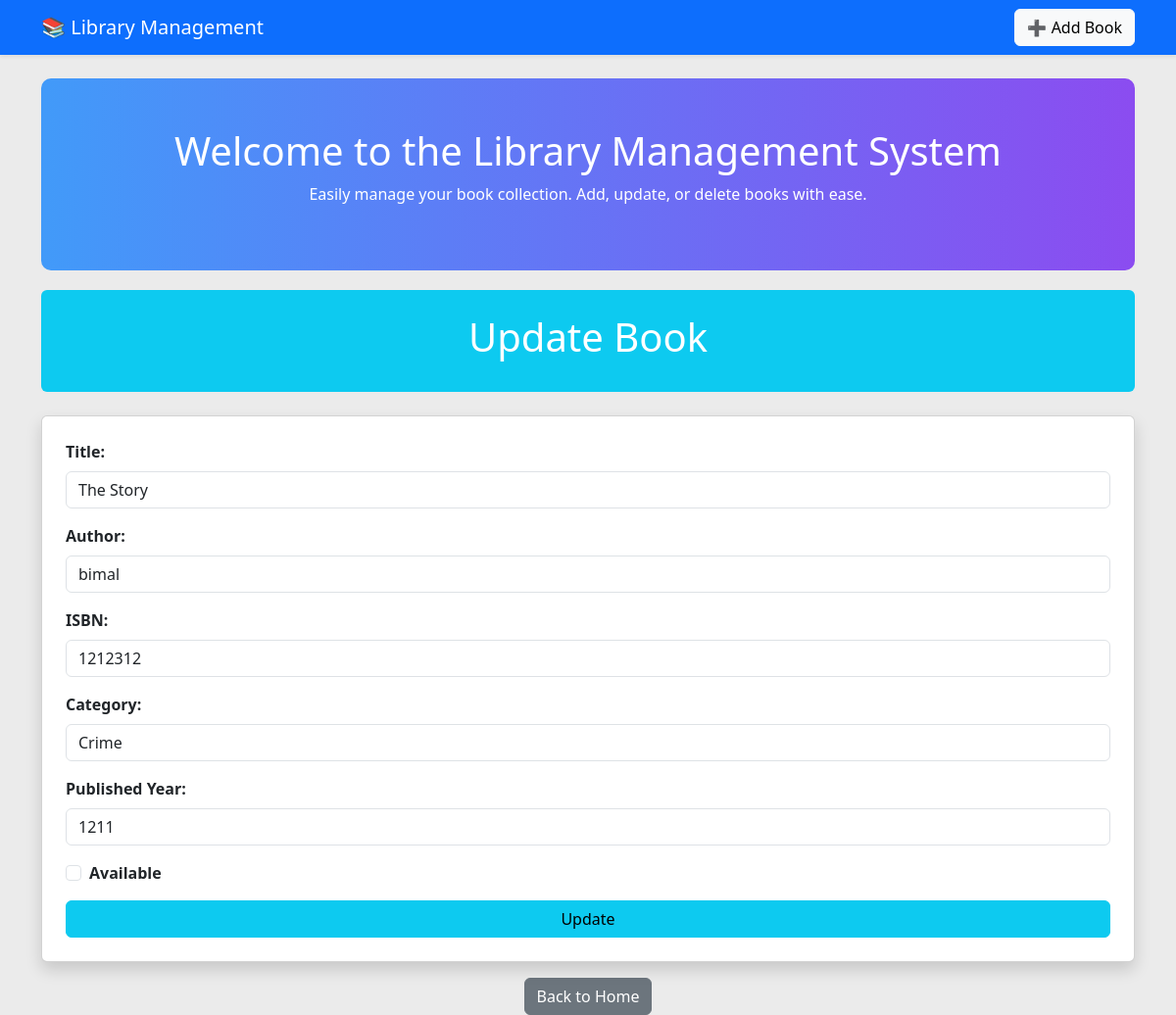
The app's page /update/9 with its own data.
### library/models.py (models this page shows)
class Book(models.Model):
    title = models.CharField(max_length=50)
    author = models.CharField(max_length=50)
    isbn = models.CharField(max_length=50)
    category = models.CharField(max_length=50)
    published_Year = models.IntegerField(max_length=50)
    availability = models.BooleanField(default=True)

### LibraryManagement/views.py (the view)
# urls.py: path('update/<int:id>',views.update),
def update(request,id):
    book = get_object_or_404(Book, id=id)
    return render(request,"updateform.html",{"book":book})

### template/updateform.html (shortened to what this page needs)
{% include "header.html" %}
<div class="container">
    <div class="bg-info text-white text-center py-4 rounded" style="margin-top: 20px;">
        <h1>Update Book</h1>
    </div>
    <div class="card shadow mt-4 p-4">
        <form action="/submitupdate/{{ book.id }}" method="GET">
            <div class="mb-3">
                <label for="title" class="form-label fw-bold">Title:</label>
                <input type="text" class="form-control" name="title" id="title" value="{{ book.title }}" required>
            </div>
            <div class="mb-3">
                <label for="author" class="form-label fw-bold">Author:</label>
                <input type="text" class="form-control" name="author" id="author" value="{{ book.author }}" required>
            </div>
            <div class="mb-3">
                <label for="isbn" class="form-label fw-bold">ISBN:</label>
                <input type="text" class="form-control" name="isbn" id="isbn" value="{{ book.isbn }}" required>
            </div>
            <div class="mb-3">
                <label for="category" class="form-label fw-bold">Category:</label>
                <input type="text" class="form-control" name="category" id="category" value="{{ book.category }}" required>
            </div>
            <div class="mb-3">
                <label for="published_Year" class="form-label fw-bold">Published Year:</label>
                <input type="number" class="form-control" name="published_Year" id="published_Year" value="{{ book.published_Year }}" required>
            </div>
            <div class="form-check mb-3">
                <input class="form-check-input" type="checkbox" id="availability" name="availability" value="Available" {% if book.availability %}checked{% endif %}>
                <label class="form-check-label fw-bold" for="availability">Available</label>
            </div>
            <button type="submit" class="btn btn-info w-100">Update</button>
        </form>
    </div>
    <div class="text-center mt-3">
        <a href="/home/" class="btn btn-secondary">Back to Home</a>
    </div>
</div>
</body>
</html>

### template/updateform.html (style rules this page uses)
body { background-color: rgba(0, 0, 0, 0.079); }

### records on screen
Book: title "The Story", author "bimal", isbn "1212312", category "Crime", published_Year "1211"
